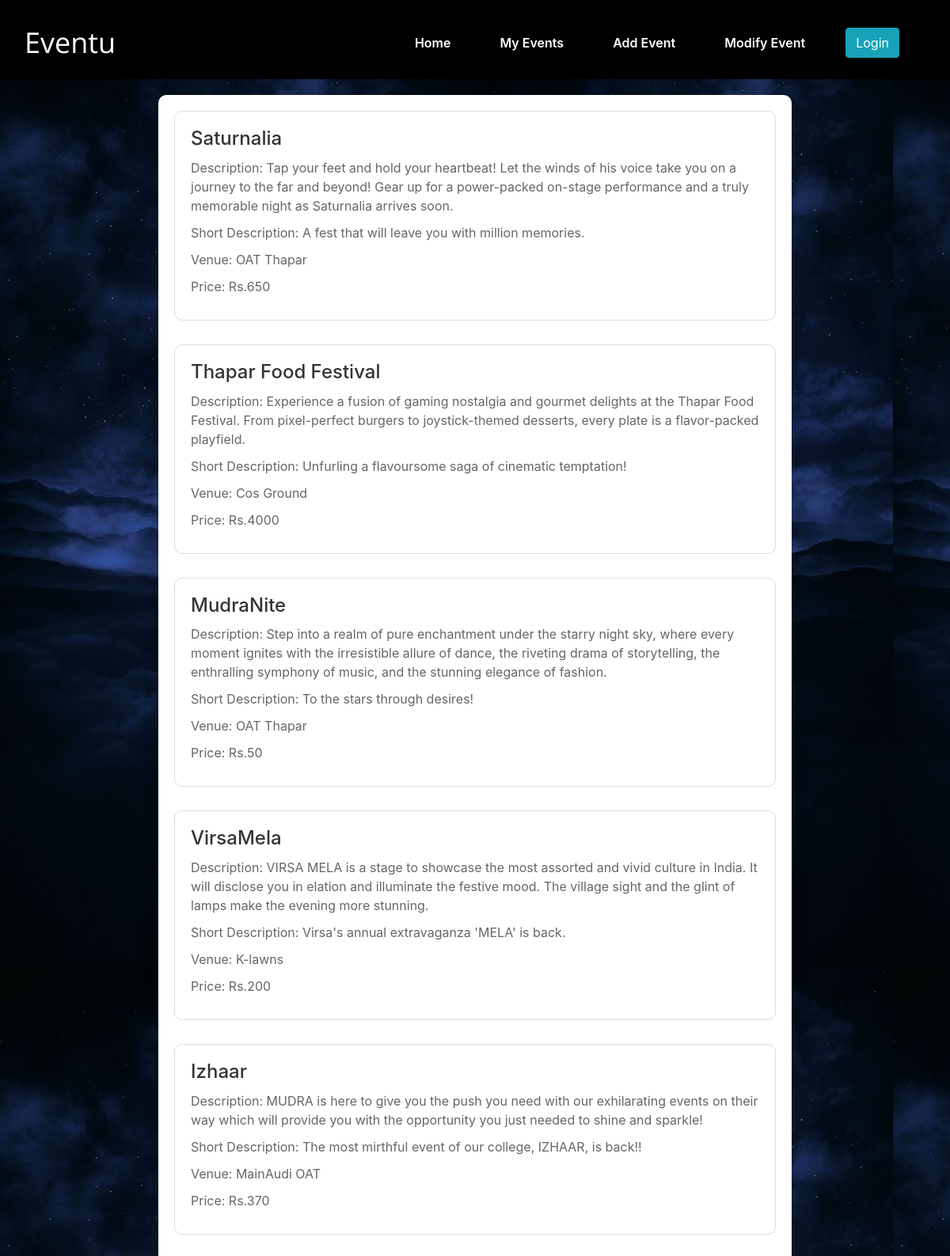
The page /admin/myevents.php on the database its author committed.
### tables this page shows
CREATE TABLE eventlist(
  `eventId` int(11) NOT NULL,
  `Name` varchar(255) DEFAULT NULL,
  `Description` varchar(255) DEFAULT NULL,
  `Short_desc` varchar(100) DEFAULT NULL,
  `image` varchar(255) DEFAULT NULL,
  `seats` int(11) DEFAULT NULL,
  `Venue` varchar(50) DEFAULT NULL,
  `price` int(11) DEFAULT NULL
);

### admin/myevents.php (the view, shortened to what this page needs)
<?php
include("db.php");
$query = "SELECT * FROM eventlist";
$result = $conn->query($query);
$events = array();
if ($result->num_rows > 0) {
    while ($row = $result->fetch_assoc()) {
        $events[] = $row;
    }
}
?>
<!DOCTYPE html>
<html>
<head>
</head>
<body>
    <?php include 'header.php'; ?>
    <div class="event-list">
        <?php if (!empty($events)) : ?>
            <?php foreach ($events as $event) : ?>
                <div class="event">
                    <h2><?php echo $event['Name']; ?></h2>
                    <p>Description: <?php echo $event['Description']; ?></p>
                    <p>Short Description: <?php echo $event['Short_desc']; ?></p>
                    <p>Venue: <?php echo $event['Venue']; ?></p>
                    <p>Price: Rs.<?php echo $event['price']; ?></p>
                </div>
            <?php endforeach; ?>
        <?php else : ?>
            <p>No events found.</p>
        <?php endif; ?>
    </div>
</body>
</html>

### admin/myevents.php (style rules this page uses)
body { font-family: Arial, sans-serif; background-color: #f0f0f0; background-image: url('images/hi.jpg'); margin: 0; padding: 0; }
.event-list { max-width: 800px; margin: 20px auto; background: #fff; padding: 20px; border-radius: 10px; box-shadow: 0px 0px 20px rgba(0, 0, 0, 0.2); }
.event { margin-bottom: 20px; border: 1px solid #ddd; border-radius: 10px; padding: 20px; background: #fff; transition: transform 0.2s; }
.event h2 { margin: 0; color: #333; font-size: 24px; }
.event p { margin: 10px 0; color: #666; }
.event:not(:last-child) { margin-bottom: 30px; }

### rows shown on the page
eventlist: Name "Saturnalia", Description "Tap your feet and hold your heartbeat! Let the winds of his voice take you on a journey to the far and beyond! Gear up for a power-packed on-stage performance and a truly memorable night as Saturnalia arrives soon.", Short_desc "A fest that will leave you with million memories.", Venue "OAT Thapar", price "650"
eventlist: Name "Thapar Food Festival", Description "Experience a fusion of gaming nostalgia and gourmet delights at the Thapar Food Festival. From pixel-perfect burgers to joystick-themed desserts, every plate is a flavor-packed playfield.", Short_desc "Unfurling a flavoursome saga of cinematic temptation!", Venue "Cos Ground", price "4000"
eventlist: Name "MudraNite", Description "Step into a realm of pure enchantment under the starry night sky, where every moment ignites with the irresistible allure of dance, the riveting drama of storytelling, the enthralling symphony of music, and the stunning elegance of fashion.", Short_desc "To the stars through desires!", Venue "OAT Thapar", price "50"
eventlist: Name "VirsaMela", Description "VIRSA MELA is a stage to showcase the most assorted and vivid culture in India. It will disclose you in elation and illuminate the festive mood. The village sight and the glint of lamps make the evening more stunning.", Short_desc "Virsa's annual extravaganza 'MELA' is back.", Venue "K-lawns", price "200"
eventlist: Name "Izhaar", Description "MUDRA is here to give you the push you need with our exhilarating events on their way which will provide you with the opportunity you just needed to shine and sparkle!", Short_desc "The most mirthful event of our college, IZHAAR, is back!!", Venue "MainAudi OAT", price "370"
